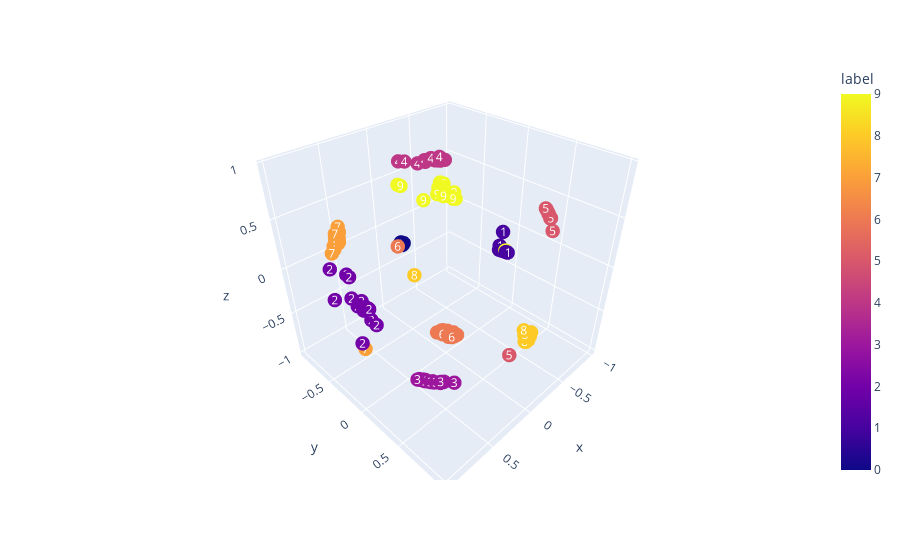

Notebook code for this chart:
### Code cell
df = pd.DataFrame({'x': embeds[:, 0], 
                   'y': embeds[:, 1], 
                   'z': embeds[:, 2], 
                   'label': batch_labels.numpy()})

fig = px.scatter_3d(df, x='x', y='y', z='z',
                      color='label', text='label', opacity=1.)

fig.update_traces(marker=dict(size=5), 
                  textposition='middle center', 
                  textfont=dict(color='white'))

fig.show()

### Figure 1 — Plotly figure (JSON) as saved in the notebook; plotly's stock layout.template omitted (floating-point values rounded to 4 significant figures; data arrays with more than 128 entries replaced by an {"elided": "..."} marker saying what was removed)
{"data": [{"hovertemplate": "x=%{x}<br>y=%{y}<br>z=%{z}<br>label=%{marker.color}<extra></extra>", "legendgroup": "", "marker": {"color": {"elided": "256 int values"}, "coloraxis": "coloraxis", "opacity": 1, "size": 5, "symbol": "circle"}, "mode": "markers+text", "name": "", "scene": "scene", "showlegend": false, "text": {"elided": "256 int values"}, "textfont": {"color": "white"}, "textposition": "middle center", "type": "scatter3d", "x": {"elided": "256 float values"}, "y": {"elided": "256 float values"}, "z": {"elided": "256 float values"}}], "layout": {"coloraxis": {"colorbar": {"title": {"text": "label"}}, "colorscale": [[0, "#0d0887"], [0.1111, "#46039f"], [0.2222, "#7201a8"], [0.3333, "#9c179e"], [0.4444, "#bd3786"], [0.5556, "#d8576b"], [0.6667, "#ed7953"], [0.7778, "#fb9f3a"], [0.8889, "#fdca26"], [1, "#f0f921"]]}, "legend": {"tracegroupgap": 0}, "margin": {"t": 60}, "scene": {"domain": {"x": [0, 1], "y": [0, 1]}, "xaxis": {"title": {"text": "x"}}, "yaxis": {"title": {"text": "y"}}, "zaxis": {"title": {"text": "z"}}}}}
